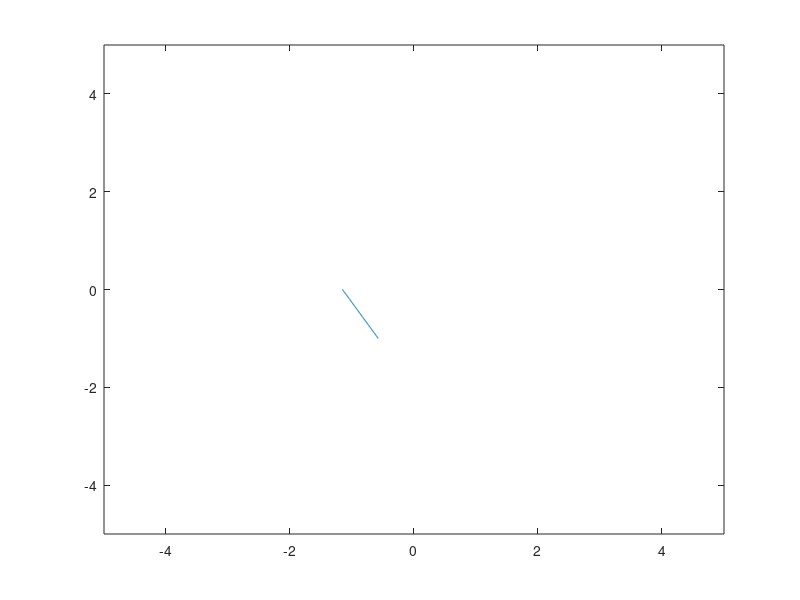

Recreate this plot in MATLAB. (Note: this script raises an error after producing the figure.)
PdB = 50;
P = 10^(PdB/10);

W = 1;
N_0 = 1;
rho = 1;
alpha = 3;

% d1y = -1;
% d1x = -0.577;
% d2y = 1;
% d2x = -0.577;
% d3y = 0;
% d3x = 1.1547;

offset = 0:0.01:1;

d1y = -1 + offset;
d1x = -0.577 - 0.577*offset;

d2y = 1*ones(size(offset));
d2x = offset*1.154 - 0.577; 

d3y = offset;
d3x = 1.154 - 0.577*offset;

plot( d1x,d1y )
xlim([-5,5])
ylim([-5,5])
OCI =1;
c = 0;
[MaxCapOMAOCI, MaxCapCoopSICOCI, MaxCapIaN , i_x] = deal(NaN*ones(1,c)); 

for i = 1 : 1 : 101
    c = c + 1;
    MaxCapOMAOCI(i) = OCIOptimalOMAN( P,W,N_0,alpha,d1x(i),d1y(i),d2x(i),d2y(i),d3x(i),d3y(i));
    MaxCapIaN(i) = IaNModel( P,W,N_0,alpha,d1x(i),d1y(i),d2x(i),d2y(i),d3x(i),d3y(i) );
    [MaxCapCoopSICOCI(i), i_x(i)] = OCIPermCoopSICN2N3(P,W,rho,N_0,alpha,d1x(i),d1y(i),d2x(i),d2y(i),d3x(i),d3y(i));
end

plot( offset , MaxCapOMAOCI )
hold on
plot( offset , MaxCapCoopSICOCI )
hold on
plot( offset , MaxCapIaN )
